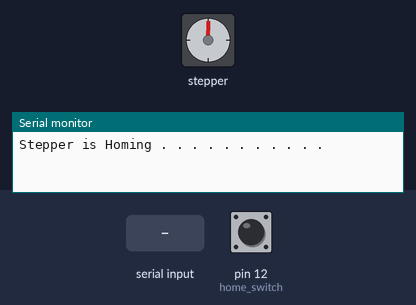
A sketch run on a simulated Arduino Uno, built with avr-gcc and run on an emulated ATmega328P. On the bench: stepper motor, the last lines printed to the serial monitor. The inputs (shaded band) are chosen by the test bench; at power-on: pin 12 (home_switch) HIGH. Stepper angles assume 2048 steps per turn.

Above: at 0.3 s.
0.9 s: pin 12 (home_switch) pulled LOW for 0.15 s
2.5 s: "30,150\n" received over Serial
At 4.05 s:
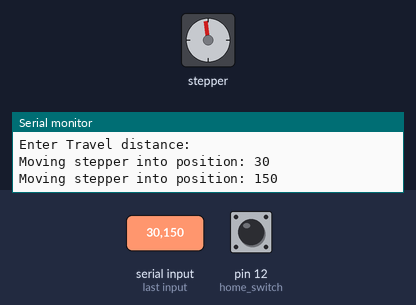
At 5.2 s:
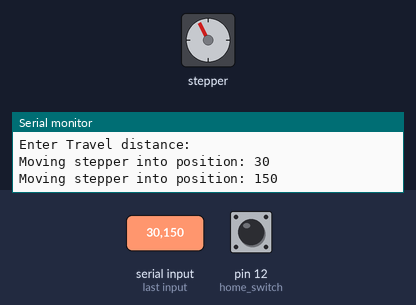
Timing chart, 0 to 8.6 s (numbered marks = the images above; inputs shaded):
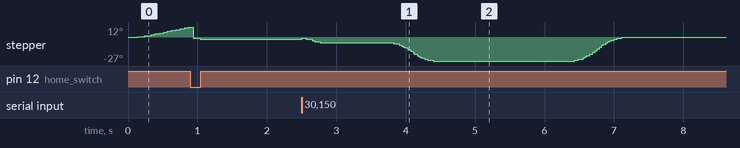

The sketch:

ULN2003_UNO_AccelStep_Home12V_FULLSTEP.ino.ino
```cpp
/*
  Serial Monitor Control for Homing a stepper motor using AccelStepper

  dw MOTOR gets Hot if you leave it on for more than 3 minutes!  "disableOutputs()" kills all coil current preventing motor from getting hot.

  Original sketch Created by Yvan / https://Brainy-Bits.com

  Modified by dw for ULN2003 driver

  28BYJ-48 12V DC 4-Phase 5-Wire Geared Stepper Motor; 2048 FULL steps per revolution

*/

#include <AccelStepper.h>

// AccelStepper Setup
// dw you don't have to comment out the mode you don't want but it helps to know which mode you picked
#define FULLSTEP 4    //no load MaxSeed = 800; Acceleration = No Limit; 2048 FULLSTEP's per Revolution
//#define HALFSTEP 8      //no load MaxSpeed = 2000; Acceleration = No Limit; 4096 HALFSTEP's per Revolution


#define motorPin5  8     // Blue   - 28BYJ48 pin 1
#define motorPin6  9     // Pink   - 28BYJ48 pin 2
#define motorPin7  10    // Yellow - 28BYJ48 pin 3
#define motorPin8  11    // Orange - 28BYJ48 pin 4
// Red    - 28BYJ48 pin 5 (VCC)

// NOTE: The sequence 1-3-2-4 is required for proper sequencing of 28BYJ-48

AccelStepper stepperX(FULLSTEP, motorPin5, motorPin7, motorPin6, motorPin8);

// Define the Pins used
#define home_switch 12 // Pin 12 connected to Home Switch (NO MicroSwitch); 10K Resistor

// Stepper Travel Variables
long TravelX;  // Used to store the X value entered in the Serial Monitor
int move_finished = 1; // Used to check if move is completed
long initial_homing = -1; // Used to Home Stepper at startup


void setup() {
  Serial.begin(9600);  // Start the Serial monitor with speed of 9600 Bauds

  pinMode(home_switch, INPUT_PULLUP);

  delay(5);  //


  //  Set Max Speed and Acceleration of each Steppers at startup for homing
  stepperX.setMaxSpeed(100.0);      // Set Max Speed of Stepper (Slower to get better accuracy)
  stepperX.setAcceleration(100.0);  // Set Acceleration of Stepper


  // Start Homing procedure of Stepper Motor at startup

  Serial.print("Stepper is Homing . . . . . . . . . . . ");

  while (digitalRead(home_switch)) {  // Make the Stepper move CW until the switch is activated
    stepperX.moveTo(initial_homing);  // Set the position to move to
    initial_homing++;  // dw Increase by 1 ++ for CW
    stepperX.run();  // Start moving the stepper
    delay(5);
  }

  stepperX.setCurrentPosition(0);  // Set the current position as zero for now
  stepperX.setMaxSpeed(100.0);      // Set Max Speed of Stepper (Slower to get better accuracy)
  stepperX.setAcceleration(100.0);  // Set Acceleration of Stepper
  initial_homing = 1;

  while (!digitalRead(home_switch)) { // Make the Stepper move CCW until the switch is deactivated
    stepperX.moveTo(initial_homing);
    stepperX.run();
    initial_homing--;  //dw Increase by 1 -- for CCW
    delay(5);
  }
  stepperX.disableOutputs();    // stops motor from overheating when off

  stepperX.setCurrentPosition(0);
  Serial.println("Homing Completed");
  Serial.println("");
  stepperX.setMaxSpeed(1000.0);      // Set Max Speed of Stepper (Faster for regular movements)
  stepperX.setAcceleration(1000.0);  // Set Acceleration of Stepper

  // Print out Instructions on the Serial Monitor at Start
  Serial.println("Enter Travel distance: ");
}

void loop() {

  while (Serial.available() > 0)  { // Check if values are available in the Serial Buffer

    move_finished = 0; // Set variable for checking move of the Stepper

    TravelX = Serial.parseInt(); // Put numeric value from buffer in TravelX variable
    if (TravelX < 0 || TravelX > 2000) {  // Make sure the position entered is not beyond the HOME or MAX position
      Serial.println("");
      Serial.println("Please enter a value greater than zero and smaller or equal to 2000.....");
      Serial.println("");
    } else {
      Serial.print("Moving stepper into position: ");
      Serial.println(TravelX);

      stepperX.moveTo(-1 * TravelX); // Set new moveto position of Stepper  dw -1*TravelX for CCW
      while (stepperX.distanceToGo() != 0)   //dw added this line
      { //dw added this line
        stepperX.run();                      //dw added this line
      }                                      //dw added this line
      delay(1000);  // Wait 1 seconds before moving the Stepper
    }
  }

  if (TravelX >= 0 && TravelX <= 2000) {

    // Check if the Stepper has reached desired position
    if ((stepperX.distanceToGo() != 0)) {

      stepperX.run();  // Move Stepper into position

    }

    // If move is completed display message on Serial Monitor
    if ((move_finished == 0) && (stepperX.distanceToGo() == 0)) {
      Serial.println("COMPLETED!");
      Serial.println("");
      Serial.println("Enter Travel distance: ");
      stepperX.disableOutputs();    // dw added this line; stops motor from overheating when off
      move_finished = 1; // Reset move variable
    }

    stepperX.disableOutputs();    // stops motor from overheating when off

  }
}
```
